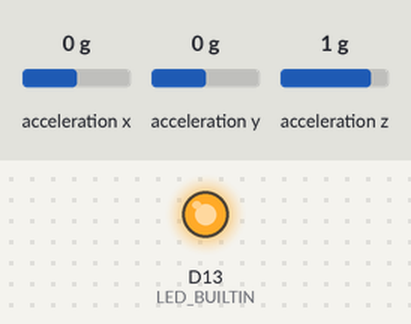
The sketch below on a simulated Arduino Nano 33 BLE. On the bench: output pins drawn as LEDs (lit = HIGH). The test bench sets the inputs (shaded band); at power-on: acceleration x 0 g, acceleration y 0 g, acceleration z 1 g. What the sketch prints to the serial monitor is not drawn. At 17.9 s the program stops and its outputs stay as they are.

Above: at 3.1 s.
At 8.1 s:
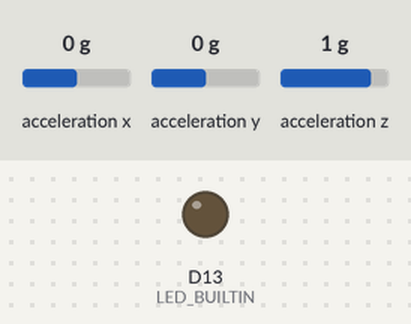
Timing chart, 0 to 19.4 s (numbered marks = the images above):
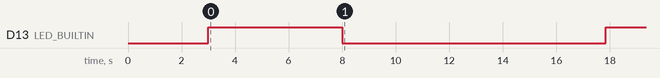

The sketch:

acc_buffers.ino
```cpp
/*
This code will save datas in order to create a dataset.
To start, when using the dispositif with the Arduino card,
you have to start receiving datas (with for exemple cat /dev/ttyACM0 > thing.txt on linux)
Then, prepare yourself to the collect and let's move.
By default, each buffer size is 128, the collect frequency is 119Hz and we collect 50 buffers.
You can change theses parameters in the code if necessary.
*/


/* Configuration */

#include <Arduino_LSM9DS1.h> //accelerometer functions module

#define DATA_INPUT_USER 128
#define AXIS_NUMBER 3

//Datas structures for accelerations measure
float acc_buffer[DATA_INPUT_USER * AXIS_NUMBER] = { 0 }; //Accelerations buffer
float acc_x = 0.F;
float acc_y = 0.F;
float acc_z = 0.F;


void setup() {
  //LED configuration, to notify the advancement
  pinMode(LED_BUILTIN, OUTPUT);

  //Serial configuration, waiting 3s in order to avoid any haste

  Serial.begin(9600);
  digitalWrite(LED_BUILTIN, HIGH);
  while(!Serial);
  digitalWrite(LED_BUILTIN, LOW);

  //Modules initializing verifications
  if (!IMU.begin())
  {
    Serial.println("Failed to initialize IMU!");
    while (1);
  }

  delay(3000);
}


/* Loop */

void loop() {
  if (IMU.accelerationAvailable())
  {
    // Turn on the LED for 15sec to indicate the start:
    digitalWrite(LED_BUILTIN, HIGH);
    delay(5000);
    digitalWrite(LED_BUILTIN, LOW);

    //Main loop
    int counter = 0;
    long previousMillis = 0;
    while(counter < 50)
    {
        //We collect a buffer every 0.2sec. This avoids a disconnection due to a 'delay()'
        long currentMillis = millis();
        if (currentMillis - previousMillis >= 200)
        {
            fill_acc_buffer();
            get_acc_values();

            Serial.print("\n");
            counter ++;
            previousMillis = currentMillis;
        }

    }
    //End of datas reception
    digitalWrite(LED_BUILTIN, HIGH);
    while(1);
  }
}

void fill_acc_buffer() {
  //Acceleration buffer, module frequency is 119Hz

    for (int i = 0; i < DATA_INPUT_USER; i++) {
      IMU.readAcceleration(acc_x, acc_y, acc_z);
      acc_buffer[AXIS_NUMBER * i] = acc_x;
      acc_buffer[AXIS_NUMBER * i + 1] = acc_y;
      acc_buffer[AXIS_NUMBER * i + 2] = acc_z;
    }
}

void get_acc_values() {
    //Prints the acceleration buffer's datas

    for (int i = 0; i < DATA_INPUT_USER; i++)
    {
      Serial.print(acc_buffer[AXIS_NUMBER * i]);
      Serial.print(" ");
      Serial.print(acc_buffer[AXIS_NUMBER * i +1]);
      Serial.print(" ");
      Serial.print(acc_buffer[AXIS_NUMBER * i +2]);
      Serial.print(" ");
    }

}
```

Measured:
- by itself, D13 (LED_BUILTIN): LOW → HIGH at 3.0 s, → LOW 5.0 s later, → HIGH 9.8 s later
